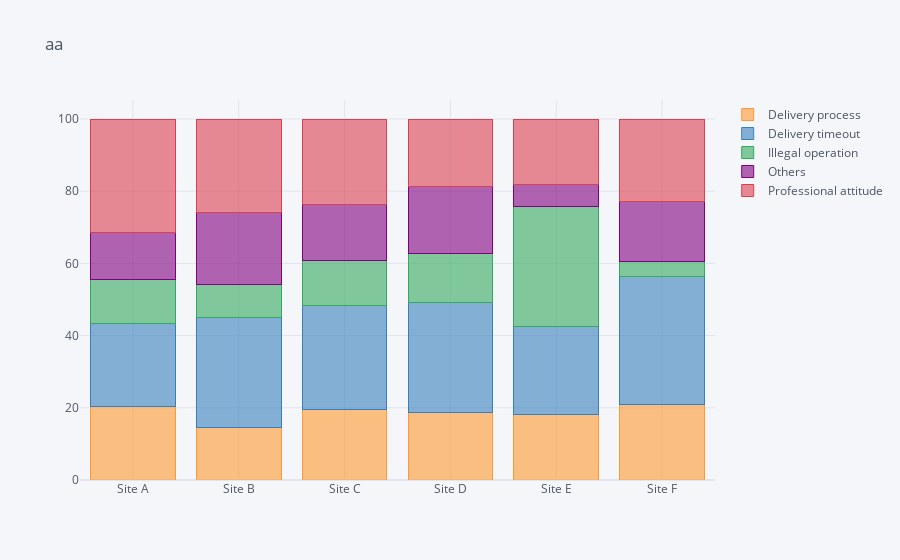

Source (notebook cell):
### Code cell
crosstab11.iplot(kind='bar',barmode='stack',title="aa")

### Figure 1 — Plotly figure (JSON) as saved in the notebook; plotly's stock layout.template omitted (floating-point values rounded to 4 significant figures)
{"data": [{"marker": {"color": "rgba(255, 153, 51, 0.6)", "line": {"color": "rgba(255, 153, 51, 1.0)", "width": 1}}, "name": "Delivery process", "orientation": "v", "text": "", "type": "bar", "x": ["Site A", "Site B", "Site C", "Site D", "Site E", "Site F"], "y": [20.33, 14.5, 19.64, 18.64, 18.18, 20.83]}, {"marker": {"color": "rgba(55, 128, 191, 0.6)", "line": {"color": "rgba(55, 128, 191, 1.0)", "width": 1}}, "name": "Delivery timeout", "orientation": "v", "text": "", "type": "bar", "x": ["Site A", "Site B", "Site C", "Site D", "Site E", "Site F"], "y": [23.08, 30.53, 28.57, 30.51, 24.24, 35.42]}, {"marker": {"color": "rgba(50, 171, 96, 0.6)", "line": {"color": "rgba(50, 171, 96, 1.0)", "width": 1}}, "name": "Illegal operation", "orientation": "v", "text": "", "type": "bar", "x": ["Site A", "Site B", "Site C", "Site D", "Site E", "Site F"], "y": [12.09, 9.16, 12.5, 13.56, 33.33, 4.167]}, {"marker": {"color": "rgba(128, 0, 128, 0.6)", "line": {"color": "rgba(128, 0, 128, 1.0)", "width": 1}}, "name": "Others", "orientation": "v", "text": "", "type": "bar", "x": ["Site A", "Site B", "Site C", "Site D", "Site E", "Site F"], "y": [13.19, 19.85, 15.62, 18.64, 6.061, 16.67]}, {"marker": {"color": "rgba(219, 64, 82, 0.6)", "line": {"color": "rgba(219, 64, 82, 1.0)", "width": 1}}, "name": "Professional attitude", "orientation": "v", "text": "", "type": "bar", "x": ["Site A", "Site B", "Site C", "Site D", "Site E", "Site F"], "y": [31.32, 25.95, 23.66, 18.64, 18.18, 22.92]}], "layout": {"barmode": "stack", "legend": {"bgcolor": "#F5F6F9", "font": {"color": "#4D5663"}, "traceorder": "normal"}, "paper_bgcolor": "#F5F6F9", "plot_bgcolor": "#F5F6F9", "title": {"font": {"color": "#4D5663"}, "text": "aa"}, "xaxis": {"gridcolor": "#E1E5ED", "showgrid": true, "tickfont": {"color": "#4D5663"}, "title": {"font": {"color": "#4D5663"}, "text": ""}, "zerolinecolor": "#E1E5ED"}, "yaxis": {"gridcolor": "#E1E5ED", "showgrid": true, "tickfont": {"color": "#4D5663"}, "title": {"font": {"color": "#4D5663"}, "text": ""}, "zerolinecolor": "#E1E5ED"}}}
